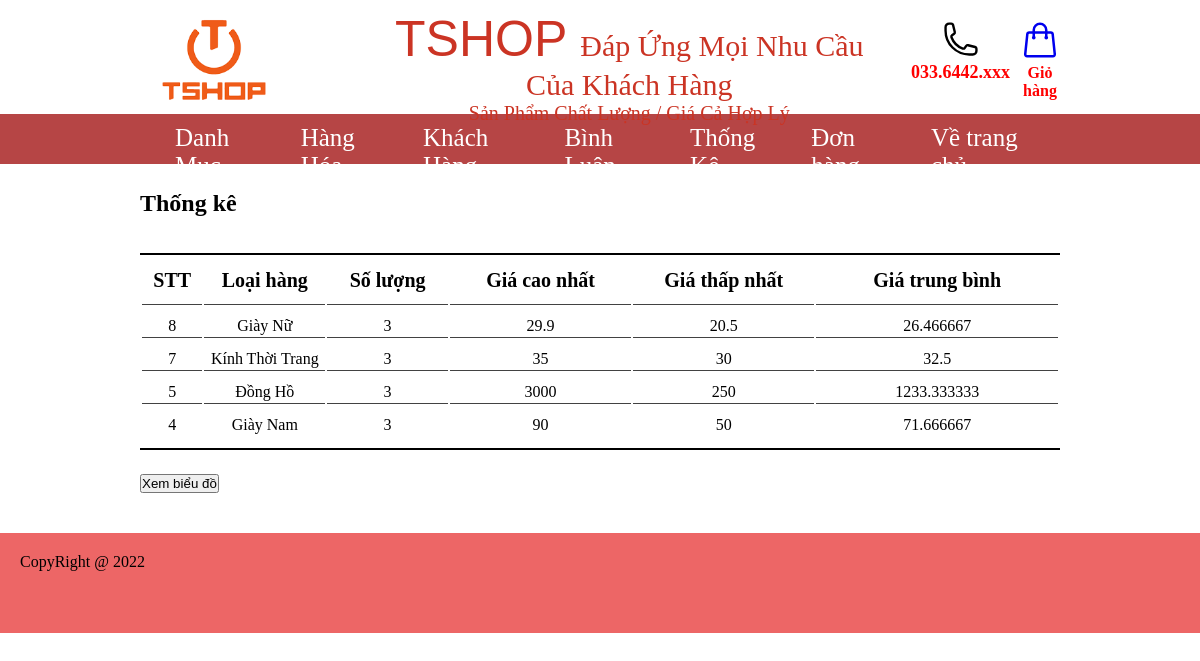
The page /admin/index.php?act=thongke on the database its author committed.
### tables this page shows
CREATE TABLE `danhmuc` (
  `id_loai` int(11) NOT NULL,
  `name` varchar(200) NOT NULL
);

### model/pdo.php (called while the page is built, shortened)
<?php
function pdo_get_connection(){
    $dburl = "mysql:host=localhost;dbname=tshop;charset=utf8";
    $username = 'root';
    $password = '';
    $conn = new PDO($dburl, $username, $password);
    $conn->setAttribute(PDO::ATTR_ERRMODE, PDO::ERRMODE_EXCEPTION);
    return $conn;
}
function pdo_query($sql){
    $sql_args = array_slice(func_get_args(), 1);
    try{
        $conn = pdo_get_connection();
        $stmt = $conn->prepare($sql);
        $stmt->execute($sql_args);
        $rows = $stmt->fetchAll();
        return $rows;
    }
    catch(PDOException $e){
        throw $e;
    }
    finally{
        unset($conn);
    }
}

### model/cart.php (called while the page is built, shortened)
<?php
function load_thongke(){
    $sql="select danhmuc.id_loai as madm, danhmuc.name as tendm, count(sanpham.id_sp) as countsp, min(sanpham.price) as minprice, max(sanpham.price) as maxprice, avg(sanpham.price) as tbprice";
    $sql.=" from sanpham left join danhmuc on danhmuc.id_loai = sanpham.id_dm";
    $sql.=" group by danhmuc.id_loai order by danhmuc.id_loai desc";
    $dsthongke = pdo_query($sql);
    return $dsthongke;
}
?>

### admin/thongke/list_thongke.php (the view)
<div class="box0">
    <h2>Thống kê</h2>
    <br><br>
    <table>
        <thead>
            <tr>
                <th width="5%">STT</th>
                <th width="10%">Loại hàng</th>
                <th width="10%">Số lượng</th>
                <th width="15%">Giá cao nhất</th>
                <th width="15%">Giá thấp nhất</th>
                <th width="20%">Giá trung bình</th>
            </tr>
        </thead>
        <tbody>
            <?php
                foreach($dsthongke as $tk){
                    extract($tk);
                    echo '
                        <tr>
                            <td>'.$madm.'</td>
                            <td>'.$tendm.'</td>
                            <td>'.$countsp.'</td>
                            <td>'.$maxprice.'</td>
                            <td>'.$minprice.'</td>
                            <td>'.$tbprice.'</td>
                        </tr>
                    ';
                }
            ?>
        </tbody>
    </table>
    <div><a href="index.php?act=bieudo"><input type="button" value="Xem biểu đồ"></a></div>
</div>

### css/index.css (style rules this page uses)
* { margin: 0px; padding: 0px; box-sizing: border-box; }
a { text-decoration: none; }
table tr th { font-size: 20px; padding-bottom: 10px; }
table tr td { text-align: center; }

### css/index2.css (style rules this page uses)
table { padding: 0 40px; }
thead { font-weight: 500; }
table { border-top: 2px solid #000; border-bottom: 2px solid #000; padding: 12px 0; margin-bottom: 24px; }
table tr td { border-top: 1px solid rgba(0, 0, 0, 0.742); padding-top: 12px; }
.box0 { width: 80%; margin: auto; padding:20px; }

### rows shown on the page
danhmuc: id_loai "8", name "Giày Nữ", countsp "3", maxprice "29.9", minprice "20.5", tbprice "26.466667"
danhmuc: id_loai "7", name "Kính Thời Trang", countsp "3", maxprice "35", minprice "30", tbprice "32.5"
danhmuc: id_loai "5", name "Đồng Hồ", countsp "3", maxprice "3000", minprice "250", tbprice "1233.333333"
danhmuc: id_loai "4", name "Giày Nam", countsp "3", maxprice "90", minprice "50", tbprice "71.666667"
